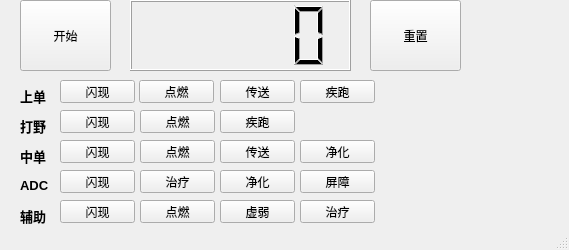
<?xml version="1.0" encoding="UTF-8"?>
<ui version="4.0">
 <class>Timer</class>
 <widget class="QMainWindow" name="Timer">
  <property name="geometry">
   <rect>
    <x>0</x>
    <y>0</y>
    <width>569</width>
    <height>250</height>
   </rect>
  </property>
  <property name="windowTitle">
   <string>召唤师技能计时器</string>
  </property>
  <widget class="QWidget" name="centralwidget">
   <widget class="QLCDNumber" name="min">
    <property name="geometry">
     <rect>
      <x>130</x>
      <y>0</y>
      <width>221</width>
      <height>71</height>
     </rect>
    </property>
   </widget>
   <widget class="QPushButton" name="start">
    <property name="geometry">
     <rect>
      <x>20</x>
      <y>0</y>
      <width>91</width>
      <height>71</height>
     </rect>
    </property>
    <property name="text">
     <string>开始</string>
    </property>
   </widget>
   <widget class="QPushButton" name="stop">
    <property name="geometry">
     <rect>
      <x>370</x>
      <y>0</y>
      <width>91</width>
      <height>71</height>
     </rect>
    </property>
    <property name="text">
     <string>重置</string>
    </property>
   </widget>
   <widget class="QLabel" name="top">
    <property name="geometry">
     <rect>
      <x>20</x>
      <y>80</y>
      <width>31</width>
      <height>31</height>
     </rect>
    </property>
    <property name="font">
     <font>
      <pointsize>10</pointsize>
      <weight>75</weight>
      <bold>true</bold>
     </font>
    </property>
    <property name="text">
     <string>上单</string>
    </property>
   </widget>
   <widget class="QPushButton" name="Btn1">
    <property name="geometry">
     <rect>
      <x>60</x>
      <y>80</y>
      <width>75</width>
      <height>23</height>
     </rect>
    </property>
    <property name="text">
     <string>闪现</string>
    </property>
   </widget>
   <widget class="QPushButton" name="Btn4">
    <property name="geometry">
     <rect>
      <x>60</x>
      <y>110</y>
      <width>75</width>
      <height>23</height>
     </rect>
    </property>
    <property name="text">
     <string>闪现</string>
    </property>
   </widget>
   <widget class="QPushButton" name="Btn7">
    <property name="geometry">
     <rect>
      <x>60</x>
      <y>140</y>
      <width>75</width>
      <height>23</height>
     </rect>
    </property>
    <property name="text">
     <string>闪现</string>
    </property>
   </widget>
   <widget class="QPushButton" name="Btn10">
    <property name="geometry">
     <rect>
      <x>60</x>
      <y>170</y>
      <width>75</width>
      <height>23</height>
     </rect>
    </property>
    <property name="text">
     <string>闪现</string>
    </property>
   </widget>
   <widget class="QPushButton" name="Btn13">
    <property name="geometry">
     <rect>
      <x>60</x>
      <y>200</y>
      <width>75</width>
      <height>23</height>
     </rect>
    </property>
    <property name="text">
     <string>闪现</string>
    </property>
   </widget>
   <widget class="QPushButton" name="Btn8">
    <property name="geometry">
     <rect>
      <x>140</x>
      <y>140</y>
      <width>75</width>
      <height>23</height>
     </rect>
    </property>
    <property name="text">
     <string>点燃</string>
    </property>
   </widget>
   <widget class="QPushButton" name="Btn5">
    <property name="geometry">
     <rect>
      <x>140</x>
      <y>110</y>
      <width>75</width>
      <height>23</height>
     </rect>
    </property>
    <property name="text">
     <string>点燃</string>
    </property>
   </widget>
   <widget class="QPushButton" name="Btn11">
    <property name="geometry">
     <rect>
      <x>140</x>
      <y>170</y>
      <width>75</width>
      <height>23</height>
     </rect>
    </property>
    <property name="text">
     <string>治疗</string>
    </property>
   </widget>
   <widget class="QPushButton" name="Btn2">
    <property name="geometry">
     <rect>
      <x>139</x>
      <y>80</y>
      <width>75</width>
      <height>23</height>
     </rect>
    </property>
    <property name="text">
     <string>点燃</string>
    </property>
   </widget>
   <widget class="QPushButton" name="Btn14">
    <property name="geometry">
     <rect>
      <x>140</x>
      <y>200</y>
      <width>75</width>
      <height>23</height>
     </rect>
    </property>
    <property name="text">
     <string>点燃</string>
    </property>
   </widget>
   <widget class="QLabel" name="top_txt">
    <property name="geometry">
     <rect>
      <x>390</x>
      <y>80</y>
      <width>171</width>
      <height>16</height>
     </rect>
    </property>
    <property name="text">
     <string/>
    </property>
   </widget>
   <widget class="QLabel" name="jug_txt">
    <property name="geometry">
     <rect>
      <x>390</x>
      <y>110</y>
      <width>171</width>
      <height>20</height>
     </rect>
    </property>
    <property name="text">
     <string/>
    </property>
   </widget>
   <widget class="QLabel" name="mid_txt">
    <property name="geometry">
     <rect>
      <x>390</x>
      <y>140</y>
      <width>171</width>
      <height>16</height>
     </rect>
    </property>
    <property name="text">
     <string/>
    </property>
   </widget>
   <widget class="QLabel" name="adc_txt">
    <property name="geometry">
     <rect>
      <x>390</x>
      <y>170</y>
      <width>171</width>
      <height>16</height>
     </rect>
    </property>
    <property name="text">
     <string/>
    </property>
   </widget>
   <widget class="QLabel" name="sup_txt">
    <property name="geometry">
     <rect>
      <x>390</x>
      <y>200</y>
      <width>171</width>
      <height>16</height>
     </rect>
    </property>
    <property name="text">
     <string/>
    </property>
   </widget>
   <widget class="QPushButton" name="Btn9">
    <property name="geometry">
     <rect>
      <x>220</x>
      <y>140</y>
      <width>75</width>
      <height>23</height>
     </rect>
    </property>
    <property name="text">
     <string>传送</string>
    </property>
   </widget>
   <widget class="QPushButton" name="Btn12">
    <property name="geometry">
     <rect>
      <x>220</x>
      <y>170</y>
      <width>75</width>
      <height>23</height>
     </rect>
    </property>
    <property name="text">
     <string>净化</string>
    </property>
   </widget>
   <widget class="QPushButton" name="Btn3">
    <property name="geometry">
     <rect>
      <x>220</x>
      <y>80</y>
      <width>75</width>
      <height>23</height>
     </rect>
    </property>
    <property name="text">
     <string>传送</string>
    </property>
   </widget>
   <widget class="QPushButton" name="Btn15">
    <property name="geometry">
     <rect>
      <x>220</x>
      <y>200</y>
      <width>75</width>
      <height>23</height>
     </rect>
    </property>
    <property name="text">
     <string>虚弱</string>
    </property>
   </widget>
   <widget class="QPushButton" name="Btn6">
    <property name="geometry">
     <rect>
      <x>220</x>
      <y>110</y>
      <width>75</width>
      <height>23</height>
     </rect>
    </property>
    <property name="text">
     <string>疾跑</string>
    </property>
   </widget>
   <widget class="QLabel" name="top_2">
    <property name="geometry">
     <rect>
      <x>20</x>
      <y>110</y>
      <width>31</width>
      <height>31</height>
     </rect>
    </property>
    <property name="font">
     <font>
      <pointsize>10</pointsize>
      <weight>75</weight>
      <bold>true</bold>
     </font>
    </property>
    <property name="text">
     <string>打野</string>
    </property>
   </widget>
   <widget class="QLabel" name="top_3">
    <property name="geometry">
     <rect>
      <x>20</x>
      <y>140</y>
      <width>31</width>
      <height>31</height>
     </rect>
    </property>
    <property name="font">
     <font>
      <pointsize>10</pointsize>
      <weight>75</weight>
      <bold>true</bold>
     </font>
    </property>
    <property name="text">
     <string>中单</string>
    </property>
   </widget>
   <widget class="QLabel" name="top_4">
    <property name="geometry">
     <rect>
      <x>20</x>
      <y>170</y>
      <width>31</width>
      <height>31</height>
     </rect>
    </property>
    <property name="font">
     <font>
      <pointsize>10</pointsize>
      <weight>75</weight>
      <bold>true</bold>
     </font>
    </property>
    <property name="text">
     <string>ADC</string>
    </property>
   </widget>
   <widget class="QLabel" name="top_5">
    <property name="geometry">
     <rect>
      <x>20</x>
      <y>200</y>
      <width>31</width>
      <height>31</height>
     </rect>
    </property>
    <property name="font">
     <font>
      <pointsize>10</pointsize>
      <weight>75</weight>
      <bold>true</bold>
     </font>
    </property>
    <property name="text">
     <string>辅助</string>
    </property>
   </widget>
   <widget class="QPushButton" name="Btn16">
    <property name="geometry">
     <rect>
      <x>300</x>
      <y>80</y>
      <width>75</width>
      <height>23</height>
     </rect>
    </property>
    <property name="text">
     <string>疾跑</string>
    </property>
   </widget>
   <widget class="QPushButton" name="Btn17">
    <property name="geometry">
     <rect>
      <x>300</x>
      <y>140</y>
      <width>75</width>
      <height>23</height>
     </rect>
    </property>
    <property name="text">
     <string>净化</string>
    </property>
   </widget>
   <widget class="QPushButton" name="Btn18">
    <property name="geometry">
     <rect>
      <x>300</x>
      <y>170</y>
      <width>75</width>
      <height>23</height>
     </rect>
    </property>
    <property name="text">
     <string>屏障</string>
    </property>
   </widget>
   <widget class="QPushButton" name="Btn19">
    <property name="geometry">
     <rect>
      <x>300</x>
      <y>200</y>
      <width>75</width>
      <height>23</height>
     </rect>
    </property>
    <property name="text">
     <string>治疗</string>
    </property>
   </widget>
  </widget>
  <widget class="QStatusBar" name="statusbar"/>
 </widget>
 <resources/>
 <connections/>
</ui>
